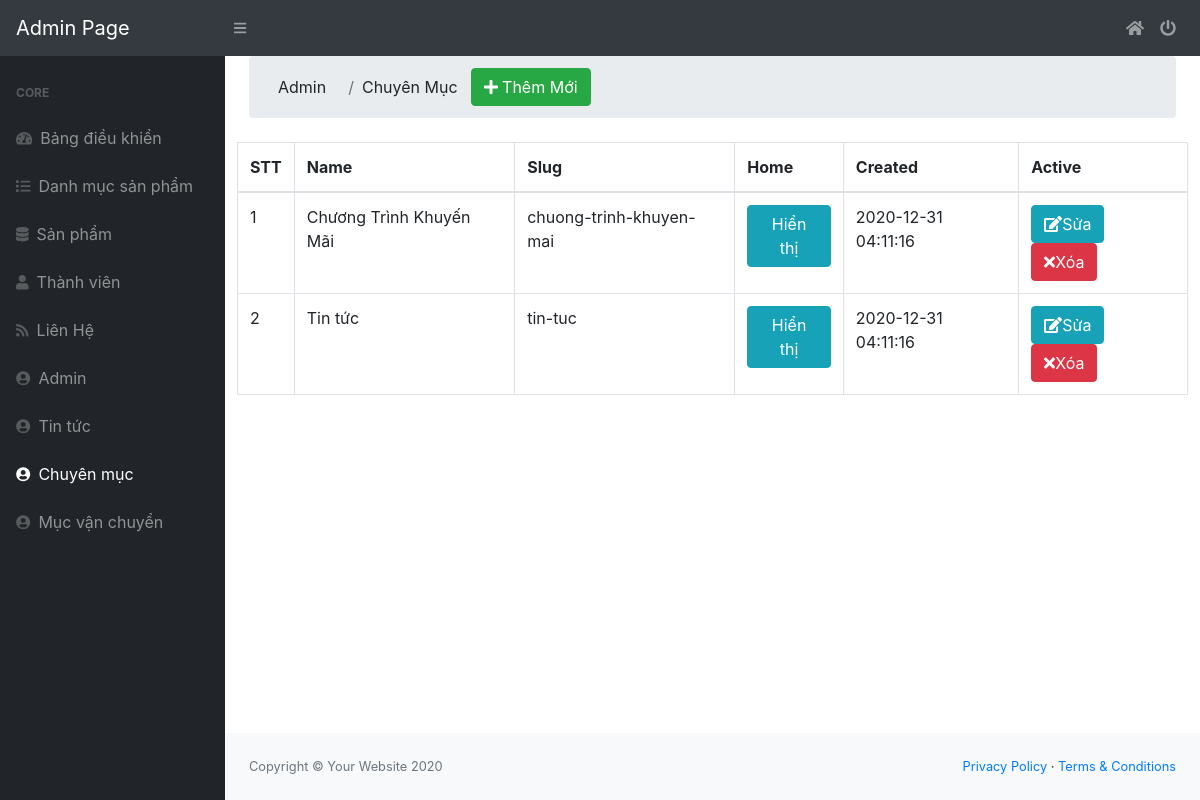
Screenshot of /admin/modules/categories/index.php with the database file from the repository.
### tables this page shows
CREATE TABLE `categories` (
  `id` int(11) NOT NULL,
  `name` varchar(100) DEFAULT NULL,
  `slug` varchar(100) DEFAULT NULL,
  `images` varchar(100) DEFAULT NULL,
  `banner` varchar(100) DEFAULT NULL,
  `home` tinyint(4) DEFAULT '0',
  `status` tinyint(4) DEFAULT '1',
  `created_at` timestamp NOT NULL DEFAULT CURRENT_TIMESTAMP,
  `update_at` timestamp NOT NULL DEFAULT CURRENT_TIMESTAMP ON UPDATE CURRENT_TIMESTAMP
);

### libraries/Database.php (called while the page is built, shortened)
<?php
    class Database
    {
        public $link;
        public function __construct()
        {
            $this->link = mysqli_connect("localhost","root","","shop") or die ();
            mysqli_set_charset($this->link,"utf8");
        }
         public function fetchAll($table)
        {
            $sql = "SELECT * FROM {$table} WHERE 1" ;
            $result = mysqli_query($this->link,$sql) or die("Lỗi Truy Vấn fetchAll " .mysqli_error($this->link));
            $data = [];
            if( $result)
            {
                while ($num = mysqli_fetch_assoc($result))
                {
                    $data[] = $num;
                }
            }
            return $data;
        }
    }
?>

### admin/autoload/autoload.php (called while the page is built, shortened)
<?php
require_once __DIR__."/../../libraries/Database.php";
$db = new Database;
?>

### admin/modules/categories/index.php (the view, shortened to what this page needs)
<?php
require_once __DIR__."/../../autoload/autoload.php";
$categories = $db->fetchAll("categories");
?>
<?php  require_once __DIR__. "/../../layouts/header.php"; ?>
        <div class="container-fluid">
         <ol class="breadcrumb mb-4">
            <li class="breadcrumb-item btn" >Admin</li>
            <li class="breadcrumb-item btn">Chuyên Mục</li>
            <span class="pull-right"><a href="add.php" class="btn btn-success"><i class="fa fa-plus"></i> Thêm Mới<a></span>
        </ol>
</div>
<div class="row">
    <div class="col-md-12">
        <div class="table-responsive">
    <div id="dataTable_wrapper" class="dataTables_wrapper dt-bootstrap4">
            <div class="col-sm-12 ">
                <table class="table table-bordered dataTable" id="dataTable" width="100%" cellspacing="0" role="grid" aria-describedby="dataTable_info" style="width: 100%;">
                    <thead>
                        <tr>
                            <th rowspan="1" colspan="1">STT</th>
                            <th rowspan="1" colspan="1">Name</th>
                            <th rowspan="1" colspan="1">Slug</th>
                            <th rowspan="1" colspan="1">Home</th>
                            <th rowspan="1" colspan="1">Created</th>
                            <th rowspan="1" colspan="1">Active</th>
                        </tr>
                    </thead>
                    <tbody>
                        <?php $stt =1 ; foreach($categories as $item): ?>
                        <tr role="row" class="odd">
                            <td><?php echo $stt ?></td>
                            <td><?php echo $item['name'] ?></td>
                            <td><?php echo $item['slug'] ?></td>
                             <td>
<a href="home.php?id=<?php echo $item['id'] ?>" class="btn btn-xs <?php echo    $item['home'] == 1 ? 'btn-info' : 'btn-default' ?>">
<?php echo $item['home'] == 1 ? ' Hiển thị' : ' Không ' ?>
                                </a>
                             </td>
                             <td><?php echo $item['created_at'] ?></td>
                            <td>
 <a class="btn btn-xs btn-info" href="edit.php?id=<?php echo $item['id'] ?>">
                                    <i class="fa fa-edit"></i>Sửa</a>
            <a class="btn btn-xs btn-danger" href="delete.php?id= <?php echo $item['id'] ?>">
                                    <i class="fa fa-times"></i>Xóa</a>
                            </td>
                        </tr>
                      <?php  $stt++ ; endforeach ?>
                    </tbody>
                </table>
            </div>
    </div>
</div>
    </div>
</div>
 <?php  require_once __DIR__. "/../../layouts/footer.php"; ?>

### rows the page displays
categories: name "Chương Trình Khuyến Mãi", slug "chuong-trinh-khuyen-mai", home "Hiển thị", created_at "2020-12-31 04:11:16"
categories: name "Tin tức", slug "tin-tuc", home "Hiển thị", created_at "2020-12-31 04:11:16"
